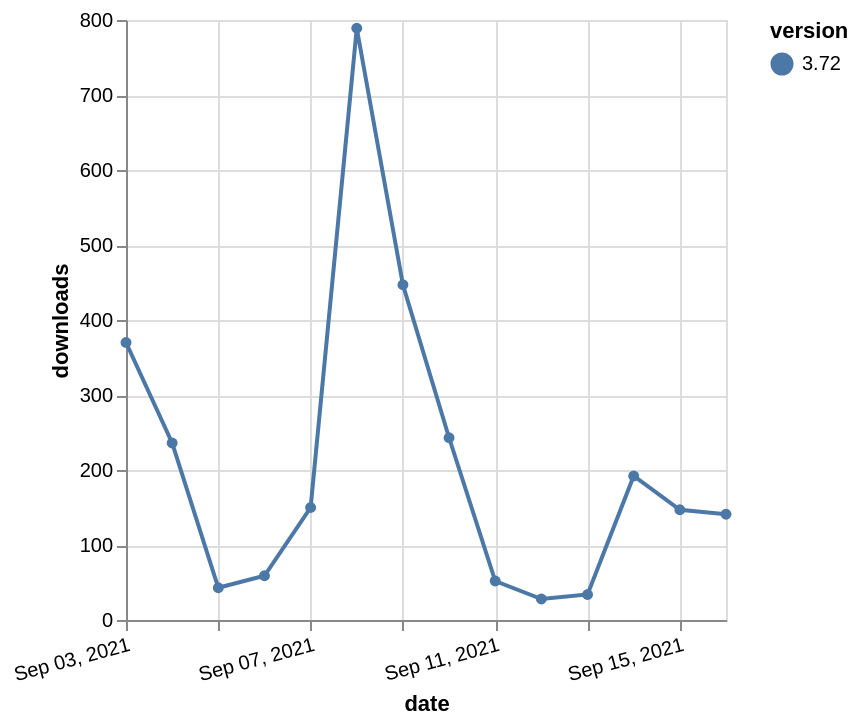

Here is the Vega-Lite specification saved for this chart:
### Vega-Lite specification from a JSON file in a GitHub repository (floating-point values rounded to 4 significant figures)
{"$schema": "https://vega.github.io/schema/vega-lite/v5.json", "description": "A simple bar chart with embedded data.", "data": {"values": [{"date": "2021-09-03", "total": 181293, "delta": 370, "version": "3.72"}, {"date": "2021-09-04", "total": 181529, "delta": 236, "version": "3.72"}, {"date": "2021-09-05", "total": 181572, "delta": 43, "version": "3.72"}, {"date": "2021-09-06", "total": 181631, "delta": 59, "version": "3.72"}, {"date": "2021-09-07", "total": 181781, "delta": 150, "version": "3.72"}, {"date": "2021-09-08", "total": 182570, "delta": 789, "version": "3.72"}, {"date": "2021-09-09", "total": 183017, "delta": 447, "version": "3.72"}, {"date": "2021-09-10", "total": 183260, "delta": 243, "version": "3.72"}, {"date": "2021-09-11", "total": 183312, "delta": 52, "version": "3.72"}, {"date": "2021-09-12", "total": 183340, "delta": 28, "version": "3.72"}, {"date": "2021-09-13", "total": 183374, "delta": 34, "version": "3.72"}, {"date": "2021-09-14", "total": 183566, "delta": 192, "version": "3.72"}, {"date": "2021-09-15", "total": 183713, "delta": 147, "version": "3.72"}, {"date": "2021-09-16", "total": 183854, "delta": 141, "version": "3.72"}]}, "width": "container", "mark": {"type": "line", "point": {"filled": true}}, "encoding": {"x": {"field": "date", "type": "temporal", "timeUnit": "yearmonthdate", "title": "date", "axis": {"labelAngle": -15}}, "y": {"field": "delta", "type": "quantitative", "title": "downloads"}, "color": {"field": "version", "type": "nominal"}, "tooltip": {"field": "delta"}}}
